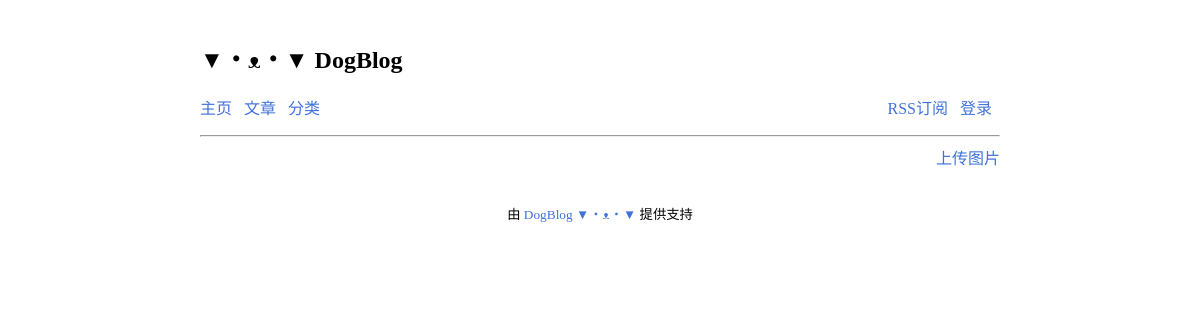
Page /picture/ on the earlier database version.
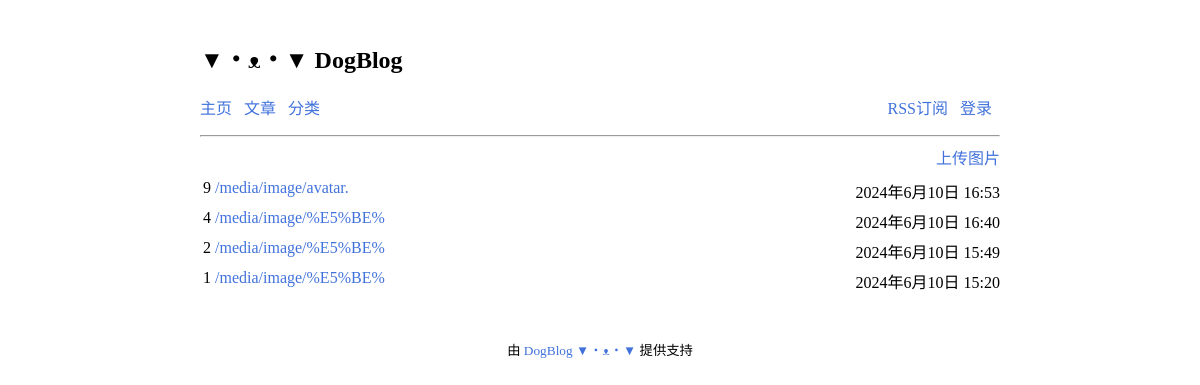
Same page on the later database version.
### blog/models.py (models this page shows, shortened)
class Picture(models.Model):
    name = models.CharField('标题', max_length=50,  blank=True, null=True)
    img = models.ImageField('图片', upload_to = 'image', blank=True, null=True)
    created = models.DateTimeField('创建时间', auto_now_add=True)
    class Meta:
        ordering = ['-created']
        verbose_name = "图库"
        verbose_name_plural = verbose_name

### blog/views.py (the view)
# urls.py: path("picture/", views.picture_page, name="picture-page"),
def picture_page(request):
    pictures = Picture.objects.all()
    paginator = Paginator(pictures, 30)   # 实例化分页对象
    page = request.GET.get('page')       # 从url获取页码
    try:
        page_obj = paginator.page(page)
    except PageNotAnInteger:
        page_obj = paginator.page(1)     # 如果传入不是整数，默认第一页
    except EmptyPage:
        page_obj = paginator.page(paginator.num_pages)
    is_paginated = True if paginator.num_pages > 1 else False   # 页数小于1，不使用分页
    context = {'page_obj': page_obj, 'is_paginated': is_paginated}
    return render(request, 'picture.html', context)

### blog/templates/picture.html (shortened to what this page needs)
{% extends "base.html" %}
{% block content %}
<content>
  <div>
    <span style="float: right;">
      <a href="{% url "picture-upload" %}">
      上传图片
      </a>
    </span>
  </div><br>
  <div>
    <ul style="padding-left: 3px;">
      {% for pic in page_obj %}
        <li style=" border-color: azure; height: 30px;list-style: none;">
          <span> {{pic.id}} </span>
          <span>
            <a href={{pic.img.url}} >{{pic.img.url |slice:'20'}}</a>
          </span>
          <span style="float:right;">
            {{ pic.created }}
          </span>
        </li>
      {% endfor %}
    </ul>
  </div>
</content>
{% endblock content %}

### templates/base.html (shortened to what this page needs)
<!DOCTYPE html>
<html lang="en">
    <head>
        {% load static %}
        <link rel="stylesheet" href="{% static 'css/base.css' %}" />
        <link rel="stylesheet" href="{% static "css/navbar.css" %}" />
        <link rel="stylesheet" href="{% static "css/footer.css" %}" />
        <link rel="stylesheet" href="//cdnjs.cloudflare.com/ajax/libs/highlight.js/11.6.0/styles/default.min.css">
    </head>
    <body>
        {% include 'navbar.html' %}
        {% block content %}
        {% endblock%}
        {% include 'footer.html' %}
    </body>
</html>

### templates/navbar.html (shortened to what this page needs)
<header>
  <h2>▼・ᴥ・▼ DogBlog</h2>
  <nav>
    <p>
      <span>
        <a href="{% url "home-page" %}">主页</a>
        <a href="{% url "posts-page" %}">文章</a>
        <a href="{% url "categories-page" %}">分类</a>
      </span>
      <span style="float: right;">
        <a href="{% url 'all_articles_feed' %}">RSS订阅</a>
        {% if user.is_authenticated %}
        <a href="{% url "write-page" %}">创作</a>
        <a href="{% url "picture-page" %}">图片</a>
        {{ user.username }}
        <a href="{% url "logout-page" %}">登出</a>
        {% else %}
        <a href="{% url "login-page" %}">登录</a>
        {% endif %}
      </span>
    </p>
  </nav>
  <hr>
</header>

### templates/footer.html
<footer>
  <small>
    由<a href="https://github.com/dawnstaryrx/django-dog-blog" target="_blank"> DogBlog ▼・ᴥ・▼ </a>提供支持
  </small>
</footer>

### blog/static/css/base.css (style rules this page uses)
html { font-family: STZhongsong,Georgia, serif; }
a { text-decoration: none; color: rgb(65, 114, 219); }
@media screen and (min-width: 800px) { body { width: 800px; margin: 0 auto; padding: 20px; } }

### blog/static/css/navbar.css (style rules this page uses)
nav p { height: 24px; }
nav p a { margin-right: 8px; }

### blog/static/css/footer.css (style rules this page uses)
footer { text-align: center; padding: 25px 0; }

Differences in the rows shown:
added Picture: id "9", img "/media/image/avatar.", created "2024年6月10日 16:53"
added Picture: id "4", img "/media/image/%E5%BE%", created "2024年6月10日 16:40"
added Picture: id "2", img "/media/image/%E5%BE%", created "2024年6月10日 15:49"
added Picture: id "1", img "/media/image/%E5%BE%", created "2024年6月10日 15:20"
